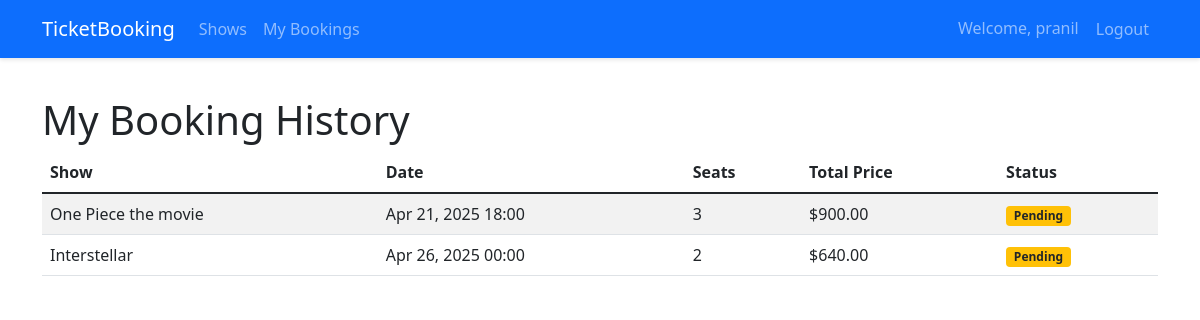
Page /shows/my-bookings/ (signed in) on the earlier database version.
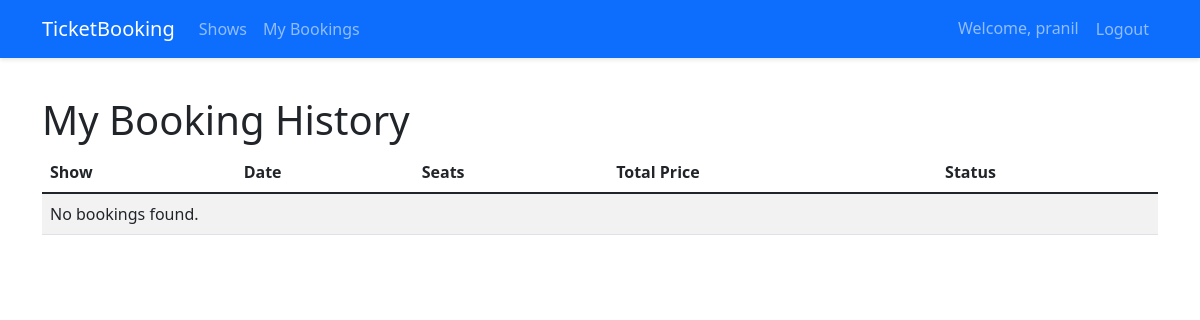
Same page on the later database version.
### tickets/models.py (models this page shows, shortened)
class Booking(models.Model):
    user = models.ForeignKey(CustomUser, on_delete=models.CASCADE)
    show = models.ForeignKey(Show, on_delete=models.CASCADE)
    number_of_seats = models.PositiveIntegerField()
    booking_date = models.DateTimeField(auto_now_add=True)
    is_confirmed = models.BooleanField(default=False)
    def total_price(self):
        return self.number_of_seats * self.show.price_per_seat

class Show(models.Model):
    title = models.CharField(max_length=200)
    description = models.TextField()
    date = models.DateTimeField()
    duration = models.DurationField()
    venue = models.CharField(max_length=200)
    total_seats = models.PositiveIntegerField()
    price_per_seat = models.DecimalField(max_digits=6, decimal_places=2)
    created_at = models.DateTimeField(auto_now_add=True)
    updated_at = models.DateTimeField(auto_now=True)

### tickets/views.py (the view)
# urls.py: path('my-bookings/', views.BookingHistoryView.as_view(), name='booking_history'),
class BookingHistoryView(LoginRequiredMixin, ListView):
    model = Booking
    template_name = 'tickets/booking_history.html'
    context_object_name = 'bookings'
    def get_queryset(self):
        return Booking.objects.filter(user=self.request.user).order_by('-booking_date')

### tickets/templates/tickets/booking_history.html
{% extends 'base.html' %}
{% block content %}
<h1>My Booking History</h1>
<table class="table table-striped">
    <thead>
        <tr>
            <th>Show</th>
            <th>Date</th>
            <th>Seats</th>
            <th>Total Price</th>
            <th>Status</th>
        </tr>
    </thead>
    <tbody>
        {% for booking in bookings %}
        <tr>
            <td>{{ booking.show.title }}</td>
            <td>{{ booking.show.date|date:"M d, Y H:i" }}</td>
            <td>{{ booking.number_of_seats }}</td>
            <td>${{ booking.total_price }}</td>
            <td>
                {% if booking.is_confirmed %}
                    <span class="badge bg-success">Confirmed</span>
                {% else %}
                    <span class="badge bg-warning text-dark">Pending</span>
                {% endif %}
            </td>
        </tr>
        {% empty %}
        <tr>
            <td colspan="5">No bookings found.</td>
        </tr>
        {% endfor %}
    </tbody>
</table>
{% endblock %}

Differences in the rows shown:
removed Booking: show "One Piece the movie", show "Apr 21, 2025 18:00", number_of_seats "3", total_price "900.00", is_confirmed "Pending"
removed Booking: show "Interstellar", show "Apr 26, 2025 00:00", number_of_seats "2", total_price "640.00", is_confirmed "Pending"
Other differences:
text now shown: "No bookings found."
